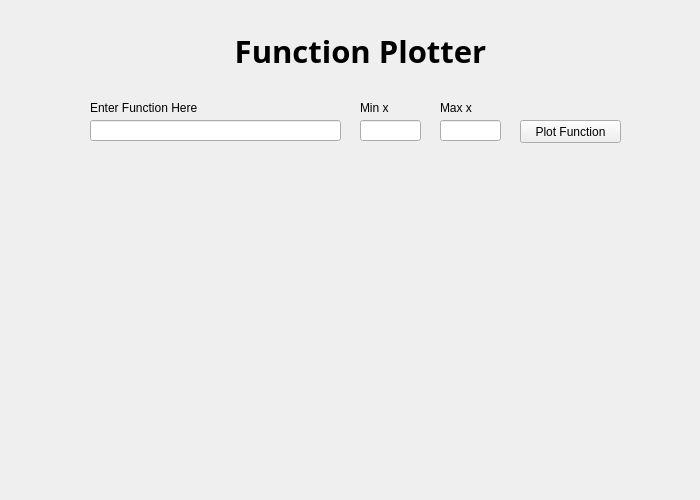
<?xml version="1.0" encoding="UTF-8"?>
<ui version="4.0">
 <class>MainWindow</class>
 <widget class="QMainWindow" name="MainWindow">
  <property name="geometry">
   <rect>
    <x>0</x>
    <y>0</y>
    <width>700</width>
    <height>500</height>
   </rect>
  </property>
  <property name="minimumSize">
   <size>
    <width>700</width>
    <height>500</height>
   </size>
  </property>
  <property name="maximumSize">
   <size>
    <width>700</width>
    <height>500</height>
   </size>
  </property>
  <property name="windowTitle">
   <string>Function Plotter</string>
  </property>
  <property name="windowIcon">
   <iconset>
    <normaloff>icon.png</normaloff>icon.png</iconset>
  </property>
  <widget class="QWidget" name="centralwidget">
   <widget class="QLineEdit" name="FunctionData">
    <property name="geometry">
     <rect>
      <x>90</x>
      <y>120</y>
      <width>251</width>
      <height>21</height>
     </rect>
    </property>
   </widget>
   <widget class="QLabel" name="label">
    <property name="geometry">
     <rect>
      <x>210</x>
      <y>20</y>
      <width>301</width>
      <height>61</height>
     </rect>
    </property>
    <property name="font">
     <font>
      <family>MV Boli</family>
      <pointsize>23</pointsize>
      <weight>75</weight>
      <bold>true</bold>
     </font>
    </property>
    <property name="text">
     <string>Function Plotter</string>
    </property>
    <property name="alignment">
     <set>Qt::AlignCenter</set>
    </property>
   </widget>
   <widget class="QLabel" name="FunctionLabel">
    <property name="geometry">
     <rect>
      <x>90</x>
      <y>100</y>
      <width>121</width>
      <height>16</height>
     </rect>
    </property>
    <property name="text">
     <string>Enter Function Here</string>
    </property>
   </widget>
   <widget class="QLabel" name="Minx">
    <property name="geometry">
     <rect>
      <x>360</x>
      <y>100</y>
      <width>41</width>
      <height>16</height>
     </rect>
    </property>
    <property name="text">
     <string>Min x</string>
    </property>
   </widget>
   <widget class="QLineEdit" name="MinX_Value">
    <property name="geometry">
     <rect>
      <x>360</x>
      <y>120</y>
      <width>61</width>
      <height>21</height>
     </rect>
    </property>
   </widget>
   <widget class="QLabel" name="Maxx">
    <property name="geometry">
     <rect>
      <x>440</x>
      <y>100</y>
      <width>51</width>
      <height>16</height>
     </rect>
    </property>
    <property name="text">
     <string>Max x</string>
    </property>
   </widget>
   <widget class="QLineEdit" name="MaxX_Value">
    <property name="geometry">
     <rect>
      <x>440</x>
      <y>120</y>
      <width>61</width>
      <height>21</height>
     </rect>
    </property>
   </widget>
   <widget class="QPushButton" name="pushButton">
    <property name="geometry">
     <rect>
      <x>520</x>
      <y>120</y>
      <width>101</width>
      <height>23</height>
     </rect>
    </property>
    <property name="text">
     <string>Plot Function</string>
    </property>
   </widget>
   <widget class="MplWidget" name="MplWidget" native="true">
    <property name="geometry">
     <rect>
      <x>140</x>
      <y>170</y>
      <width>411</width>
      <height>311</height>
     </rect>
    </property>
   </widget>
  </widget>
 </widget>
 <customwidgets>
  <customwidget>
   <class>MplWidget</class>
   <extends>QWidget</extends>
   <header>mplwidget.h</header>
   <container>1</container>
  </customwidget>
 </customwidgets>
 <resources/>
 <connections/>
</ui>
